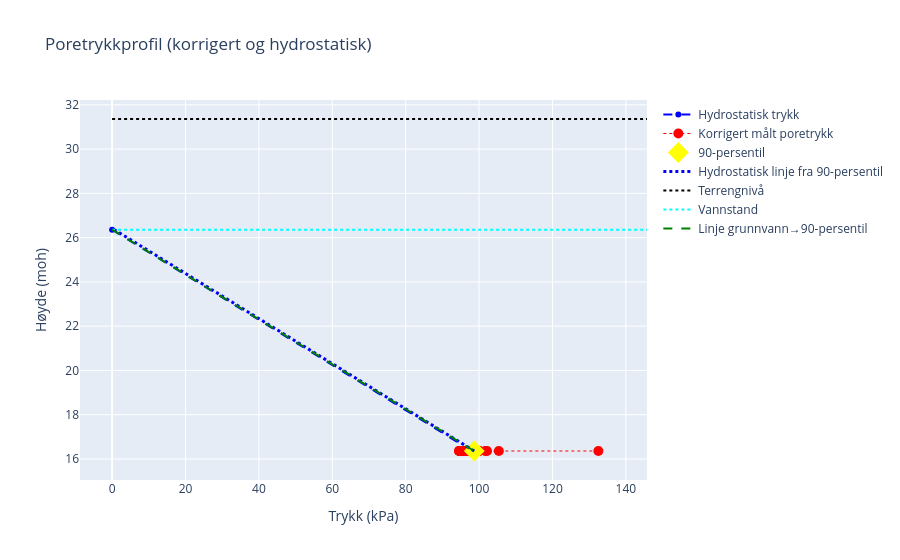

Here is the notebook cell this chart was saved with:
### Code cell
import plotly.graph_objects as go
import numpy as np
import pandas as pd
import plotly.graph_objects as go
import requests

# --- Inputs ---
terrain_level = 31.36
installation_depth = 15
water_level = terrain_level - 5
gamma_w = 9.81  # kN/m³


# --- Read Absoluttryck data ---
pvt_path = r"\\nsv2-nasuni-02\fredrikstad\Prosjekt\O10245\10245026-01\10245026-01-03_ARBEIDSOMRAADE\21_fagomraade\11_Geoteknikk\10245026-07-FELT-OG LABREGISTRERINGER\Poretrykksmålinger\Avlesninger\28.11.2023\viken2pvt_32767_20231128_025807.pvt"
pvt_path_1 = r"\\nsv2-nasuni-02\fredrikstad\Prosjekt\O10245\10245026-01\10245026-01-03_ARBEIDSOMRAADE\21_fagomraade\11_Geoteknikk\10245026-07-FELT-OG LABREGISTRERINGER\Poretrykksmålinger\Avlesninger\28.11.2023\viken2pvt_32132_20231128_030021.pvt"
pvt_path_2 = r"\\nsv2-nasuni-02\fredrikstad\Prosjekt\O10245\10245026-01\10245026-01-03_ARBEIDSOMRAADE\21_fagomraade\11_Geoteknikk\10245026-07-FELT-OG LABREGISTRERINGER\Poretrykksmålinger\Avlesninger\20.11.23\sarp201123_32151_20231120_115410.pvt"

with open(pvt_path_2, encoding="cp1252") as f:
    for i, line in enumerate(f):
        if line.strip().startswith("Datum") or line.strip().startswith("Date"):
            header_row = i
            break
            

df = pd.read_csv(pvt_path_2, sep="\t", skiprows=header_row, encoding="cp1252")
df = df.dropna(axis=1, how='all')
# Normalize column names to handle both Swedish and English headers
column_mapping = {
    'Date': 'Datum',
    'Time': 'Klockslag',
    'Absolute pressure': 'Absoluttryck',
    'Temperature': 'Temperatur',
    'Battery': 'Batteri'
}
df.rename(columns=column_mapping, inplace=True)
df = df[df['Datum'].notna() & (df['Datum'].str.strip() != '')]
df['datetime'] = pd.to_datetime(df['Datum'] + ' ' + df['Klockslag'], format='%Y-%m-%d %H:%M', errors='coerce')
# Handle both comma and period as decimal separator
df['Absoluttryck'] = df['Absoluttryck'].astype(str).str.replace(',', '.', regex=False)
df['Absoluttryck'] = pd.to_numeric(df['Absoluttryck'], errors='coerce')
df = df.sort_values('datetime')
df['date'] = df['datetime'].dt.date  # For merging with daily API data

print(f"Read {len(df)} rows from PVT file")
print(f"Date range: {df['datetime'].min()} to {df['datetime'].max()}")

# --- Fetch precipitation and air pressure from Frost API ---
client_id = "3acd117d-0ebb-4623-ac3a-e4d144a8868f"  # Replace with your Frost API client ID
station_id = "SN17000"        # Example: sarpsborg

start = df['datetime'].min().strftime('%Y-%m-%d')
end = df['datetime'].max().strftime('%Y-%m-%d')

print(f"Fetching Frost API data from {start} to {end}")

endpoint = "https://frost.met.no/observations/v0.jsonld"
params = {
    "sources": station_id,
    "elements": "sum(precipitation_amount P1D),mean(air_pressure_at_sea_level P1D)",
    "referencetime": f"{start}/{end}"
}
r = requests.get(endpoint, params=params, auth=(client_id, ""))
r.raise_for_status()
data = r.json()

# Parse precipitation and air pressure data
rain = []
for item in data.get("data", []):
    date = item["referenceTime"][:10]
    precip = None
    lufttrykk = None
    for obs in item["observations"]:
        if obs["elementId"] == "sum(precipitation_amount P1D)":
            precip = obs.get("value")
        elif obs["elementId"] == "mean(air_pressure_at_sea_level P1D)":
            lufttrykk = obs.get("value")
    rain.append({"date": date, "rain_mm": precip, "lufttrykk": lufttrykk})

rain_df = pd.DataFrame(rain)
rain_df["date"] = pd.to_datetime(rain_df["date"]).dt.date

print(f"Fetched {len(rain_df)} days of weather data")
print(f"Days with air pressure data: {rain_df['lufttrykk'].notna().sum()}")

# --- Merge and calculate corrected pressure ---
df = pd.merge(df, rain_df, on="date", how="left")
print(f"After merge: {len(df)} rows, {df['lufttrykk'].notna().sum()} with air pressure data")

# Convert lufttrykk from hPa to mH2O (1 hPa ≈ 0.0101972 mH2O)
df["absoluttrykk_kPa"] = df["Absoluttryck"] /10194*100000  # Convert mH2O to kPa

# df["lufttrykk_mH2O"] = df["lufttrykk"] * 0.0101972
df["Absoluttryck_korr"] = df["absoluttrykk_kPa"] - df["lufttrykk"] * 100 / 1000


# --- Prepare heights for hydrostatic profile ---
hydro_y = np.array([water_level, terrain_level - installation_depth])
hydro_y = hydro_y[hydro_y <= water_level]

# --- Hydrostatic pressure profile ---
hydrostatic_pressures = (water_level - hydro_y) * gamma_w

# --- Prepare measured/corrected pore pressure profile ---
df_valid = df.dropna(subset=["Absoluttryck", "lufttrykk"]).copy()

if len(df_valid) == 0:
    print("\n" + "="*60)
    print("ERROR: No valid data after filtering!")
    print("="*60)
    print(f"Total rows in dataframe: {len(df)}")
    print(f"Rows with Absoluttryck: {df['Absoluttryck'].notna().sum()}")
    print(f"Rows with lufttrykk: {df['lufttrykk'].notna().sum()}")
    print("\nSample of data:")
    print(df[['Datum', 'Klockslag', 'Absoluttryck', 'date', 'lufttrykk']].head())
    raise ValueError("No valid data to plot. Check if Frost API returned air pressure data for your date range.")

df_valid["absoluttrykk_kPa"] = df_valid["Absoluttryck"] / 10194 * 100000
df_valid["Absoluttrykk_korr"] = df_valid["absoluttrykk_kPa"] - df_valid["lufttrykk"] * 100 / 1000

pore_y = np.full(len(df_valid), terrain_level - installation_depth)
pore_x = df_valid["Absoluttrykk_korr"].values

print(f"Valid data points for plotting: {len(pore_x)}")

# --- 90th percentile ---
percentile_90 = np.percentile(pore_x, 90)
measurement_depth = terrain_level - installation_depth
y_cross = measurement_depth + percentile_90 / gamma_w
print(f"Hydrostatisk linje fra 90-persentil krysser x=0 ved y = {y_cross:.2f} moh")
# --- Hydrostatic line from 90th percentile up to water level ---
# The hydrostatic line: p = (water_level - y) * gamma_w
# We want a line that starts at (percentile_90, measurement_depth) and follows the hydrostatic gradient up to water_level
hydrostat_y = np.linspace(measurement_depth, y_cross, 50)
hydrostat_x = percentile_90 + (water_level - hydrostat_y) * gamma_w - (water_level - measurement_depth) * gamma_w
# Hydrostatic pressure at measurement depth
hydrostatic_at_depth = (water_level - measurement_depth) * gamma_w

# Percentage of 90-percentile pressure vs hydrostatic
percent_of_hydrostatic = 100 * percentile_90 / hydrostatic_at_depth if hydrostatic_at_depth != 0 else np.nan
print(f"90-persentil utgjør {percent_of_hydrostatic:.1f}% av hydrostatisk trykk ved måledypet.")

# --- Plot ---
fig = go.Figure()

# Hydrostatic pressure line (from water level down)
fig.add_trace(go.Scatter(
    x=hydrostatic_pressures,
    y=hydro_y,
    mode='lines+markers',
    name='Hydrostatisk trykk',
    line=dict(color='blue', dash='dash')
))

# All measured/corrected pore pressures (as points)
fig.add_trace(go.Scatter(
    x=pore_x,
    y=pore_y,
    mode='markers+lines',
    name='Korrigert målt poretrykk',
    marker=dict(color='red', size=10, symbol='circle'),
    line=dict(color='red', width=1, dash='dot')
))

# 90th percentile marker
fig.add_trace(go.Scatter(
    x=[percentile_90],
    y=[measurement_depth],
    mode='markers',
    name='90-persentil',
    marker=dict(color='yellow', size=16, symbol='diamond')
))

# Hydrostatic line from 90th percentile, following hydrostatic gradient
fig.add_trace(go.Scatter(
    x=hydrostat_x,
    y=hydrostat_y,
    mode='lines',
    name='Hydrostatisk linje fra 90-persentil',
    line=dict(color='blue', dash='dot', width=3)
))

# Terrain level line (horizontal)
fig.add_trace(go.Scatter(
    x=[0, max(list(hydrostatic_pressures) + list(pore_x) + [percentile_90])*1.1],
    y=[terrain_level, terrain_level],
    mode='lines',
    name='Terrengnivå',
    line=dict(color="black", dash="dot")
))

# Water level line (horizontal)
fig.add_trace(go.Scatter(
    x=[0, max(list(hydrostatic_pressures) + list(pore_x) + [percentile_90])*1.1],
    y=[water_level, water_level],
    mode='lines',
    name='Vannstand',
    line=dict(color="cyan", dash="dot")
))

fig.update_layout(
    title="Poretrykkprofil (korrigert og hydrostatisk)",
    xaxis_title="Trykk (kPa)",
    yaxis_title="Høyde (moh)"
)
fig.add_trace(go.Scatter(
    x=[0, percentile_90],
    y=[water_level, measurement_depth],
    mode='lines',
    name='Linje grunnvann→90-persentil',
    line=dict(color='green', dash='dash', width=2)
))

fig.show()

### Figure 1 — Plotly figure (JSON) as saved in the notebook; plotly's stock layout.template omitted (floating-point values rounded to 4 significant figures; data arrays with more than 128 entries replaced by an {"elided": "..."} marker saying what was removed)
{"data": [{"line": {"color": "blue", "dash": "dash"}, "mode": "lines+markers", "name": "Hydrostatisk trykk", "type": "scatter", "x": [0.0, 98.1], "y": [26.36, 16.36]}, {"line": {"color": "red", "dash": "dot", "width": 1}, "marker": {"color": "red", "size": 10, "symbol": "circle"}, "mode": "markers+lines", "name": "Korrigert målt poretrykk", "type": "scatter", "x": {"elided": "272 float values"}, "y": {"elided": "272 float values"}}, {"marker": {"color": "yellow", "size": 16, "symbol": "diamond"}, "mode": "markers", "name": "90-persentil", "type": "scatter", "x": [98.69], "y": [16.36]}, {"line": {"color": "blue", "dash": "dot", "width": 3}, "mode": "lines", "name": "Hydrostatisk linje fra 90-persentil", "type": "scatter", "x": [98.69, 96.68, 94.66, 92.65, 90.64, 88.62, 86.61, 84.59, 82.58, 80.56, 78.55, 76.54, 74.52, 72.51, 70.49, 68.48, 66.47, 64.45, 62.44, 60.42, 58.41, 56.4, 54.38, 52.37, 50.35, 48.34, 46.32, 44.31, 42.3, 40.28, 38.27, 36.25, 34.24, 32.23, 30.21, 28.2, 26.18, 24.17, 22.16, 20.14, 18.13, 16.11, 14.1, 12.08, 10.07, 8.056, 6.042, 4.028, 2.014, 0.0], "y": [16.36, 16.57, 16.77, 16.98, 17.18, 17.39, 17.59, 17.8, 18.0, 18.21, 18.41, 18.62, 18.82, 19.03, 19.23, 19.44, 19.65, 19.85, 20.06, 20.26, 20.47, 20.67, 20.88, 21.08, 21.29, 21.49, 21.7, 21.9, 22.11, 22.31, 22.52, 22.72, 22.93, 23.14, 23.34, 23.55, 23.75, 23.96, 24.16, 24.37, 24.57, 24.78, 24.98, 25.19, 25.39, 25.6, 25.8, 26.01, 26.22, 26.42]}, {"line": {"color": "black", "dash": "dot"}, "mode": "lines", "name": "Terrengnivå", "type": "scatter", "x": [0, 145.8], "y": [31.36, 31.36]}, {"line": {"color": "cyan", "dash": "dot"}, "mode": "lines", "name": "Vannstand", "type": "scatter", "x": [0, 145.8], "y": [26.36, 26.36]}, {"line": {"color": "green", "dash": "dash", "width": 2}, "mode": "lines", "name": "Linje grunnvann→90-persentil", "type": "scatter", "x": [0, 98.69], "y": [26.36, 16.36]}], "layout": {"title": {"text": "Poretrykkprofil (korrigert og hydrostatisk)"}, "xaxis": {"title": {"text": "Trykk (kPa)"}}, "yaxis": {"title": {"text": "Høyde (moh)"}}}}
